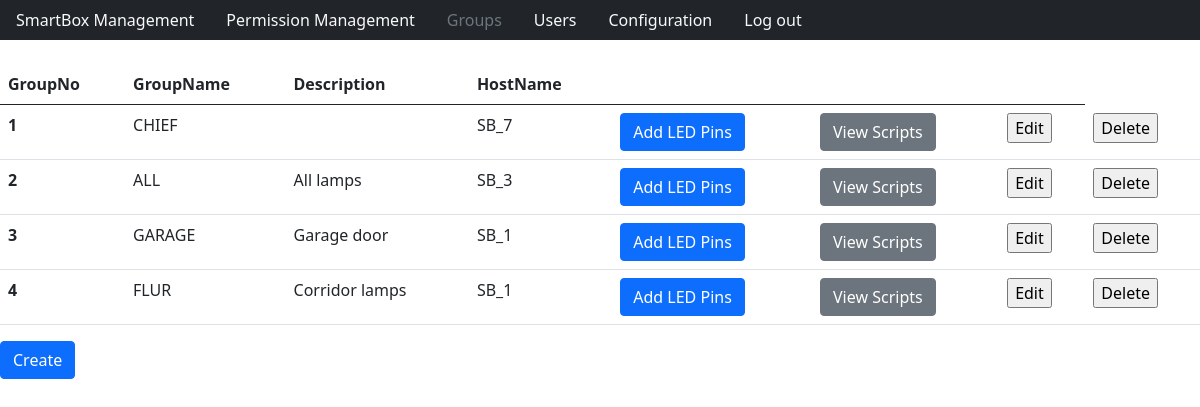
/groups.php (signed in), run on an earlier commit of the app's database.
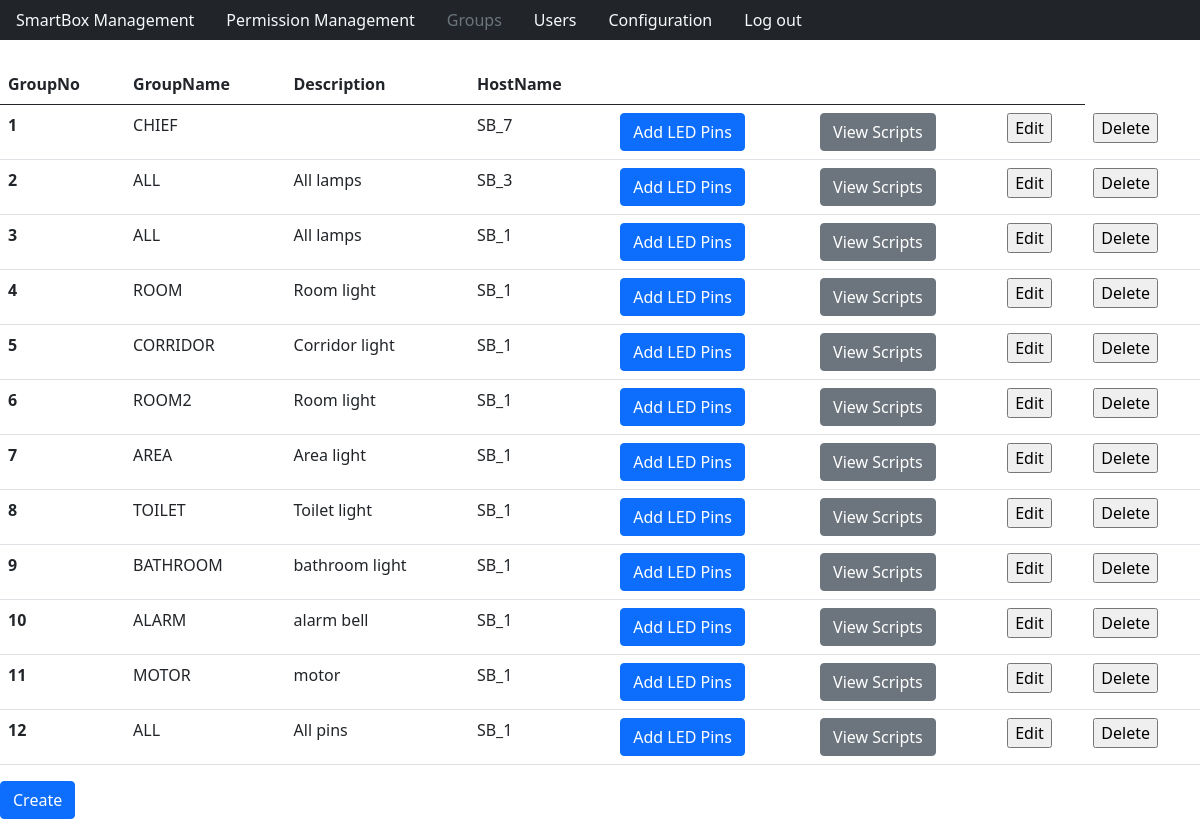
And on a later commit of the database.
### tables this page shows
CREATE TABLE `groups` (
  `GroupNo` int(11) NOT NULL AUTO_INCREMENT,
  `GroupName` varchar(20) DEFAULT NULL,
  `Description` varchar(50) DEFAULT NULL,
  `HostName` varchar(16) DEFAULT NULL,
  PRIMARY KEY (`GroupNo`),
  KEY `HostName` (`HostName`),
  CONSTRAINT `group_ibfk_1` FOREIGN KEY (`HostName`) REFERENCES `smartboxes` (`HostName`) ON UPDATE CASCADE ON DELETE CASCADE
);

### groups.php (the view, shortened to what this page needs)
 <?php
    include_once "htmlHead.php";
    include_once "databaseConnect.php";
    include_once "navigationBar.php";
?>
    <body>
        <?php
            if($_SESSION["userIsAdmin"]==0){
                $sqlStatement = $connection->prepare("SELECT * from groups, manage where groups.HostName=manage.HostName and UserNo=?");
                $sqlStatement->bind_param("i", $_SESSION["currentUserNo"]);
                $sqlStatement->execute();
                $result = $sqlStatement->get_result();
            }else{
                $result = $connection->query("SELECT * from groups");
            }
            if ($result) {
                ?>
                <table class="table">
                    <thead>
                        <tr>
                            <th scope="col">GroupNo</th>
                            <th scope="col">GroupName</th>
                            <th scope="col">Description</th>
                            <th scope="col">HostName</th>
                            <th scope="col"></th>
                            <th scope="col"></th>
                            <th scope="col"></th>
                        </tr>
                    </thead>
                    <tbody>
                        <?php
                        while ($row = $result->fetch_assoc()) {?>
                            <tr>
                                <th scope="row"><?= $row["GroupNo"] ?></th>
                                <td><?= $row["GroupName"] ?></td>
                                <td><?= $row["Description"] ?></td>
                                <td><?= $row["HostName"] ?></td>
                                <td>
                                    <form action="" method="post">
                                        <input type="submit" class="btn btn-primary" value="Add LED Pins"></input>
                                    </form>
                                </td>
                                <td>
                                    <form action="" method="post">
                                        <input type="submit" class="btn btn-secondary" value="View Scripts"></input>
                                    </form>
                                </td>
                                <?php if($_SESSION["userIsAdmin"]==1){?>
                                    <td>
                                        <form method="POST">
                                            <input type="submit" value="Edit">
                                        </form>
                                    </td>
                                    <td>
                                        <form method="POST">
                                            <input type="submit" value="Delete">
                                        </form>
                                    </td>
                                <?php }?>
                            </tr>
                        <?php }?>
                    </tbody>
                </table>
<?php
            }  else {
                print "Something went wrong selecting data";
            }
        ?>
        <div class="mb-3">
            <form action="" method="post">
                <input type="submit" class="btn btn-primary" value="Create">
            </form>
        </div>
    </body>
</html>

### htmlHead.php (shortened to what this page needs)
<!DOCTYPE html>
<html>
<head>
    <link href="https://cdn.jsdelivr.net/npm/bootstrap@5.0.2/dist/css/bootstrap.min.css" rel="stylesheet">
</head>

### navigationBar.php
<ul class="nav bg-dark">
    <?php
        function addNavLink($pageLink,$pageText){
            $explodedLink=explode("/",$_SERVER["REQUEST_URI"]);
            $sizeExpLinkArray = sizeof($explodedLink);
            if($pageLink == $explodedLink[$sizeExpLinkArray-1]){
                ?>
                <li class="nav-item">
                    <a class="nav-link disabled" aria-current="page" href="<?=$pageLink?>"><?=$pageText?></a>
                </li>
                <?php
            }
            else {
                ?>
                <li class="nav-item">
                    <a class="nav-link text-light" aria-current="page" href="<?=$pageLink?>"><?=$pageText?></a>
                </li>
                <?php
            }
        }
        if($_SESSION["userIsAdmin"]==1){
            $navigationLinks=["sbManagement.php"=>"SmartBox Management", "manage.php"=>"Permission Management", "groups.php"=>"Groups", "userManagement.php"=>"Users", "userConfiguration.php"=>"Configuration"];
        } else{
            $navigationLinks=["sbManagement.php"=>"SmartBox Management", "groups.php"=>"Groups", "userManagement.php"=>"Users", "userConfiguration.php"=>"Configuration"];
        }
        foreach ($navigationLinks as $key => $value) {
            addNavLink($key,$value);
        }
    ?>
    <div class="float-end">
        <li class="nav-item">
            <a class="nav-link active text-light" aria-current="page" href="logout.php">Log out</a>
        </li>
    </div>
</ul>
<br>

What changed in the data, as far as the page shows it:
changed groups id 3: GroupName "GARAGE" → "ALL"; Description "Garage door" → "All lamps"
changed groups id 4: GroupName "FLUR" → "ROOM"; Description "Corridor lamps" → "Room light"
added groups: GroupNo "5", GroupName "CORRIDOR", Description "Corridor light", HostName "SB_1"
added groups: GroupNo "6", GroupName "ROOM2", Description "Room light", HostName "SB_1"
added groups: GroupNo "7", GroupName "AREA", Description "Area light", HostName "SB_1"
added groups: GroupNo "8", GroupName "TOILET", Description "Toilet light", HostName "SB_1"
added groups: GroupNo "9", GroupName "BATHROOM", Description "bathroom light", HostName "SB_1"
added groups: GroupNo "10", GroupName "ALARM", Description "alarm bell", HostName "SB_1"
added groups: GroupNo "11", GroupName "MOTOR", Description "motor", HostName "SB_1"
added groups: GroupNo "12", GroupName "ALL", Description "All pins", HostName "SB_1"
